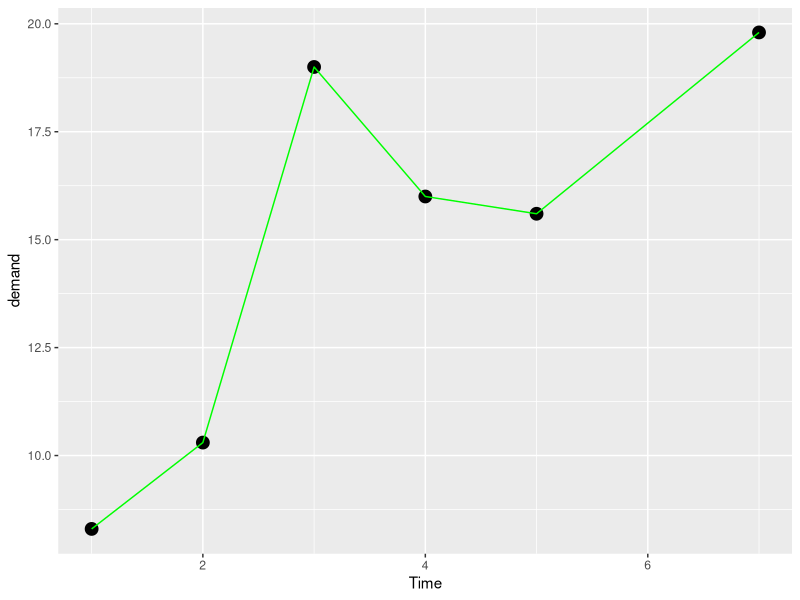
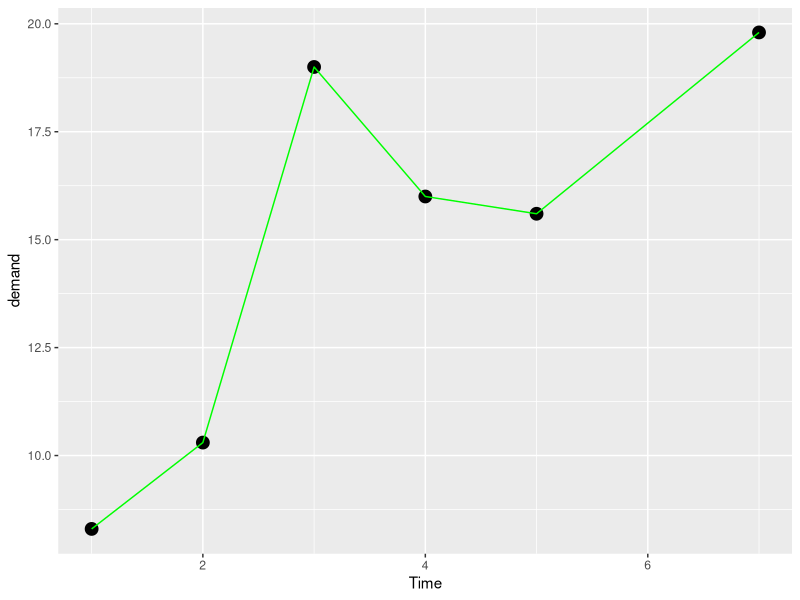
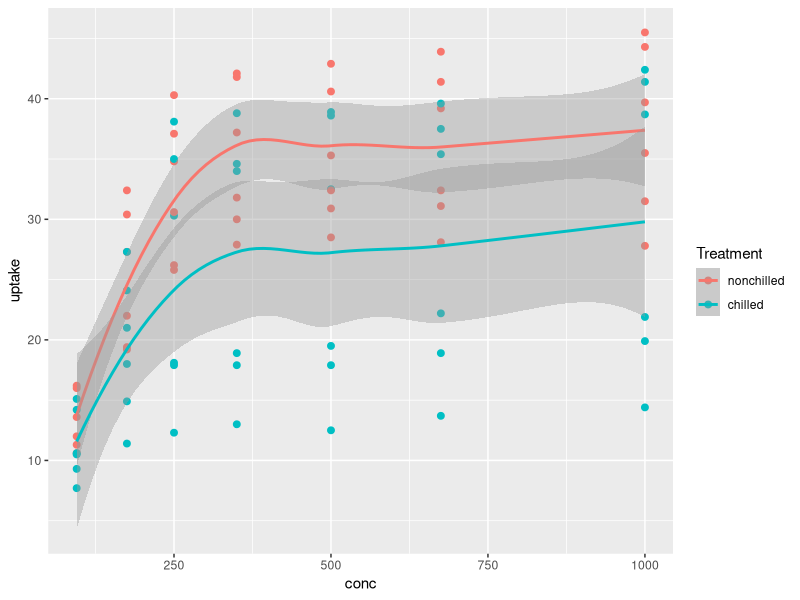
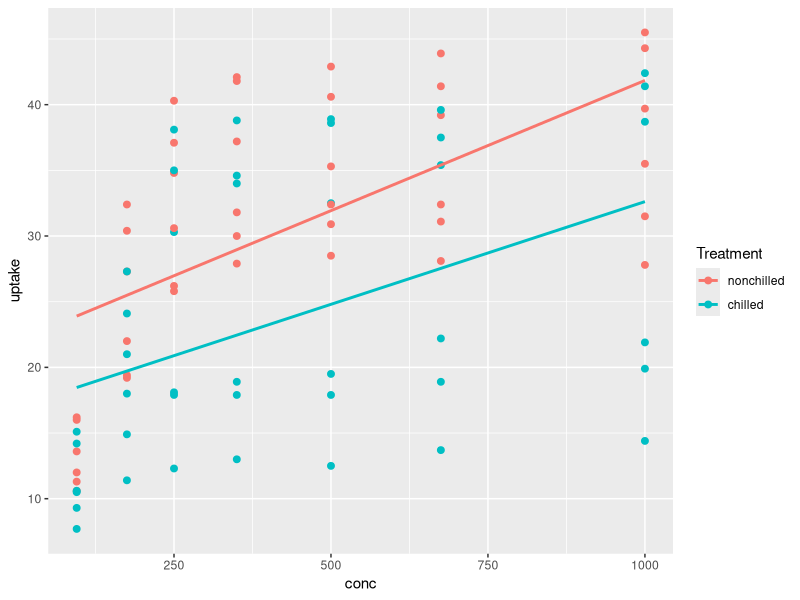
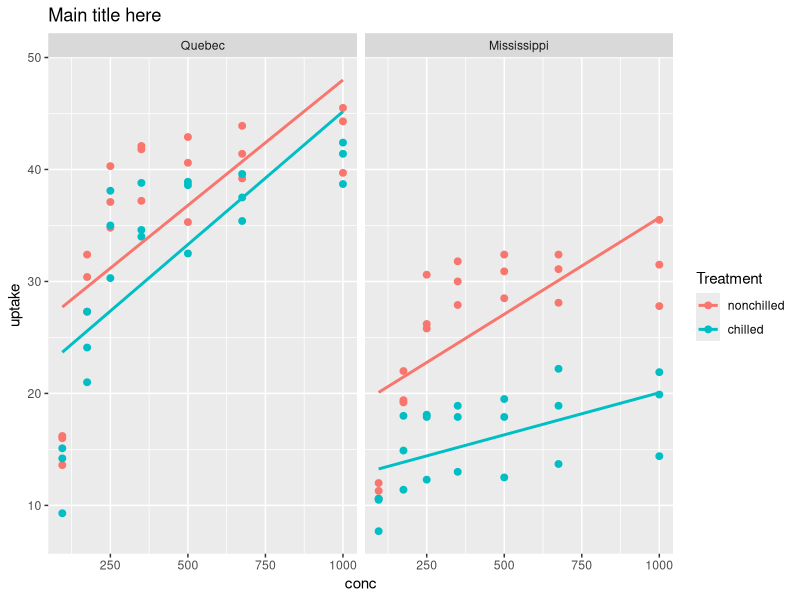
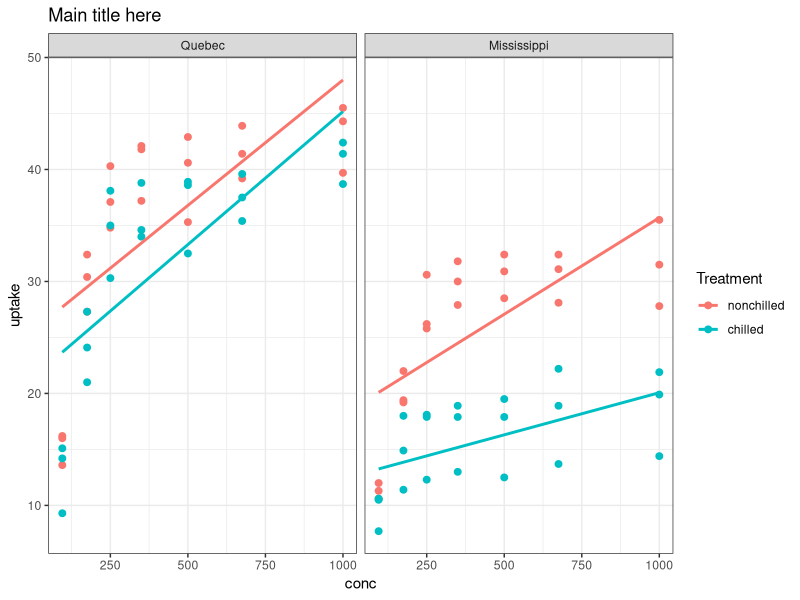
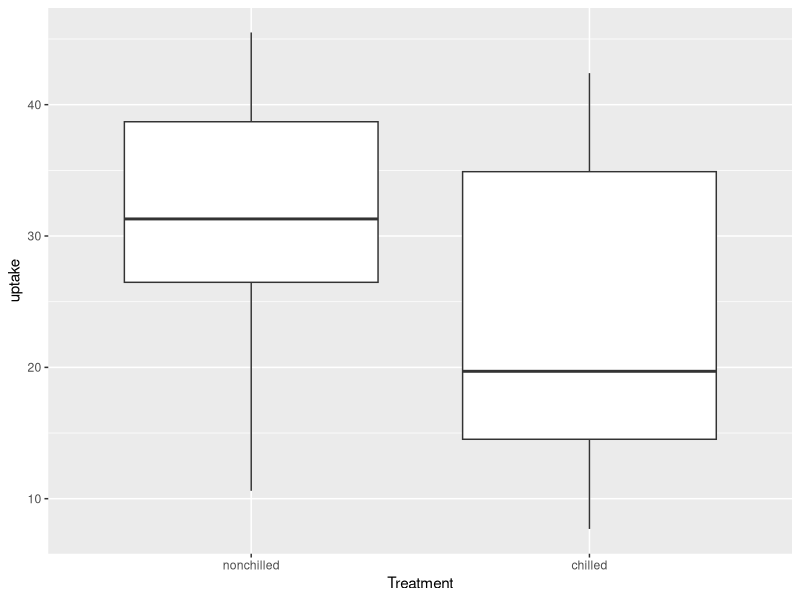
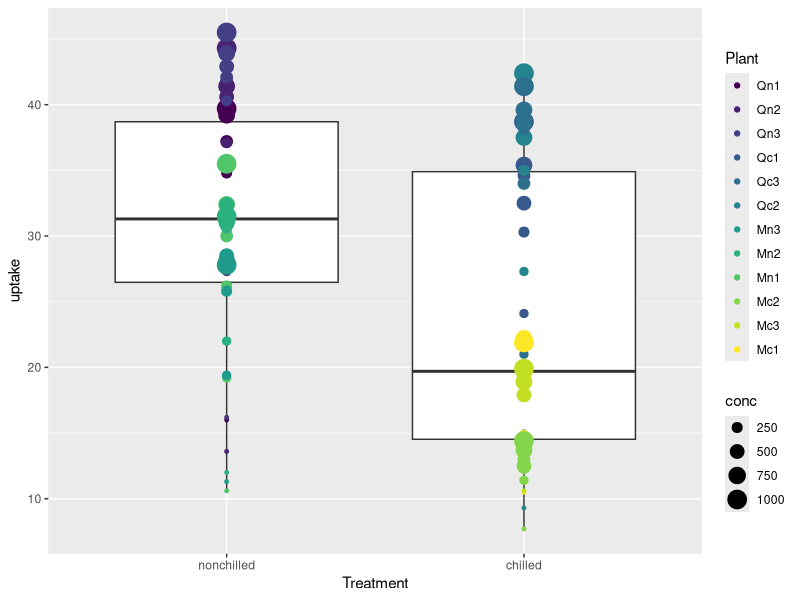

Generate these figures, in order, with R:
library('tidyverse')

data()

df <- BOD

?BOD

ggplot(data = df ,  mapping = aes(x = Time ,
                                  y = demand))+
  geom_point(size = 4) + 
  geom_line(color =  'Green')

ggplot(df ,  aes(Time ,demand))+
  geom_point(size = 4) + 
  geom_line(color =  'Green')

df_2 <- CO2

df_2 %>% ggplot(aes(conc , uptake, color=Treatment))+
  geom_point(size = 2) +
  geom_smooth()

df_2 %>% ggplot(aes(conc , uptake, color=Treatment))+
  geom_point(size = 2) +
  geom_smooth(method = lm , se = F)

df_2 %>% ggplot(aes(conc , uptake, color=Treatment))+
  geom_point(size = 2) +
  geom_smooth(method = lm , se = F)+
  facet_wrap(~Type)+
  labs(title = 'Main title here')


df_2 %>% ggplot(aes(conc , uptake, color=Treatment))+
  geom_point(size = 2) +
  geom_smooth(method = lm , se = F)+
  facet_wrap(~Type)+
  labs(title = 'Main title here')+
  theme_bw()

df_2 %>% ggplot(aes(Treatment , uptake))+
  geom_boxplot()
      
df_2 %>% ggplot(aes(Treatment , uptake))+
  geom_boxplot() +
  geom_point(aes(size = conc , color = Plant))

df_2 %>% ggplot(aes(Treatment , uptake))+
  geom_boxplot() +
  geom_point(alpha= 0.5 , aes(size = conc , color = Plant))

df_2 %>% ggplot(aes(Treatment , uptake))+
  geom_boxplot() +
  geom_point(alpha= 0.5 , aes(size = conc , color = Plant))+
  coord_flip() + 
  facet_wrap(~Type)+
  theme_bw()

df3 <- mpg

df3 %>% ggplot(aes(displ , cty))+
  geom_point(aes(size = drv , color = trans))

df3 %>% ggplot(aes(displ , cty))+
  geom_point(aes(size = drv , color = trans))+
  geom_smooth()

df3 %>% ggplot(aes(displ , cty))+
  geom_point(aes(size = drv , color = trans), alpha= 0.5)+
  geom_smooth()+
  facet_wrap(~year)

df3 %>% 
  filter(cty<25)%>%
  ggplot(aes(displ , cty))+
  geom_point(aes(size = drv , color = trans), alpha= 0.5)+
  geom_smooth()+
  facet_wrap(~year)

df3 %>% 
  filter(cty<25)%>%
  ggplot(aes(displ , cty))+
  geom_point(aes(size = drv , color = trans), alpha= 0.8)+
  geom_smooth()+
  facet_wrap(~year)+
  labs(x = 'Engine Size' , 
       y = 'MpG')+
  theme_bw()
